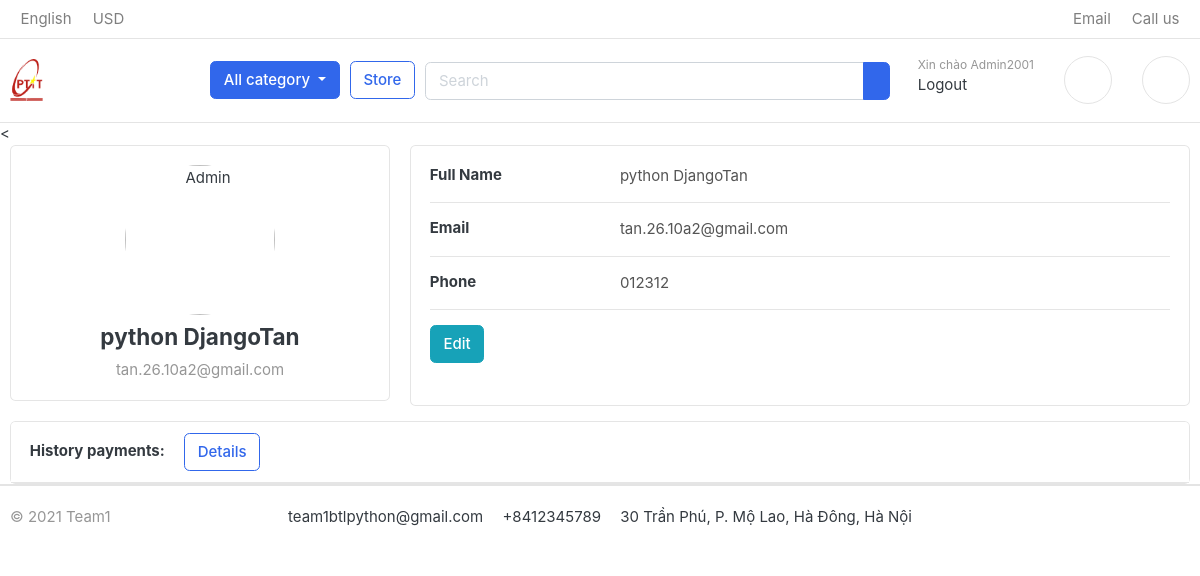
Screenshot of /account/profile/ (signed in) with the database file from the repository.
### store/models.py (models this page shows, shortened)
class Customer(models.Model):
    user = models.OneToOneField(User, null=True, blank=True, on_delete=models.CASCADE)
    first_name = models.CharField(max_length=50)
    last_name = models.CharField(max_length=50)
    email = models.CharField(max_length=200)
    phone = models.CharField(max_length=15)
    auth_token = models.CharField(max_length=100)
    is_verified = models.BooleanField(default=False)
    def getFullName(self):
        return "{0} {1}".format(self.first_name, self.last_name)

### account/views.py (the view)
# urls.py: path('profile/', my_profile ,name='profile'),
def my_profile(request):
    pro_cus = Customer.objects.filter(user=request.user).first()
    payment = Payment.objects.filter(user=request.user).order_by('-created_at')
    context = {
		'profile': pro_cus,
		'payment':payment,
	}
    return render(request, "dashboard.html", context)

### carts/context_processors.py (called while the page is built)
def counter(request):
    if 'admin' in request.path:
        return {}
    else:
        try:
            if request.user.is_authenticated:
                cart_items = CartItem.objects.filter(user=request.user)
            else:
                cart = Cart.objects.get(cart_id=_cart_id(request=request))
                cart_items = CartItem.objects.filter(cart=cart)
            cart_count = sum([cart_item.quantity for cart_item in cart_items])
        except Cart.DoesNotExist:
            cart_count = 0
    return dict(cart_count=cart_count)

### templates/dashboard.html (shortened to what this page needs)
{% extends 'base.html' %}
{% load static %}
{% block content %}
<<div class="container">
    <div class="main-body">
          <div class="row gutters-sm">
            <div class="col-md-4 mb-3">
              <div class="card ">
                <div class="card-body">
                  <div class="d-flex flex-column align-items-center text-center">
                    <img src="https://cdn3.iconfinder.com/data/icons/gradient-circle/36/1014-512.png" alt="Admin" class="rounded-circle" width="150">
                    <div class="mt-2">
                      <h4>{{profile.getFullName}}</h4>
                      <p class="text-muted font-size-sm">{{profile.email}}</p>
                    </div>
                  </div>
                </div>
              </div>
            </div>
            <div class="col-md-8">
              <div class="card mb-3 pb-4">
                <div class="card-body">
                  <div class="row">
                    <div class="col-sm-3">
                      <h6 class="mb-0">Full Name</h6>
                    </div>
                    <div class="col-sm-9 text-secondary">
                      {{profile.getFullName}}
                    </div>
                  </div>
                  <hr>
                  <div class="row">
                    <div class="col-sm-3">
                      <h6 class="mb-0">Email</h6>
                    </div>
                    <div class="col-sm-9 text-secondary">
                      {{profile.email}}
                    </div>
                  </div>
                  <hr>
                  <div class="row">
                    <div class="col-sm-3">
                      <h6 class="mb-0">Phone</h6>
                    </div>
                    <div class="col-sm-9 text-secondary">
                      {{profile.phone}}
                    </div>
                  </div>
                  <hr>
                  <div class="row">
                    <div class="col-sm-12">
                      <a class="btn btn-info " href="{% url 'profile_setting' %}">Edit</a>
                    </div>
                  </div>
                </div>
              </div>
            </div>
          </div>
        </div>
    </div>
 <main class="col ">
		<article class="card">
		<header class="card-header">
			<strong class="d-inline-block mr-3">History payments:</strong>
      <a href="{% url 'history_detail'  %}" class="btn btn-outline-primary">Details</a>
		</header>
		</article>
	</main>
{% endblock content %}

### templates/Components/navbar.html (shortened to what this page needs)
{% load static %}
<header class="section-header">
<nav class="navbar p-md-0 navbar-expand-sm navbar-light border-bottom">
<div class="container">
  <div class="collapse navbar-collapse" id="navbarTop4">
    <ul class="navbar-nav mr-auto">
    	<li class="nav-item dropdown">
		 	<a href="#" class="nav-link">English </a>
		</li>
		<li class="nav-item dropdown">
			<a href="#" class="nav-link"> USD </a>
		</li>
    </ul>
    <ul class="navbar-nav">
		<li><a href="{% url 'contact' %}" class="nav-link">  Email </a></li>
		<li><a href="{% url 'contact' %}" class="nav-link">  Call us </a></li>
	</ul>
  </div>
</div>
</nav>
<section class="header-main border-bottom">
	<div class="container">
<div class="row align-items-center">
	<div class="col-lg-2 col-md-3 col-6">
		<a href="{% url 'home' %}" class="brand-wrap">
			<img class="logo" src="{% static './images/logo1.png' %}" alt="Logo">
		</a>
	</div>
	<div class="col-lg col-sm col-md col-6 flex-grow-0">
		<div class="category-wrap dropdown d-inline-block float-right">
			<button type="button" class="btn btn-primary dropdown-toggle" data-toggle="dropdown">
				 All category
			</button>
		</div>
	</div>
	<a href="{% url 'store_page' %}" class="btn btn-outline-primary">Store</a>
	<div class="col-lg  col-md-6 col-sm-12 col">
		<form method="GET" action="/search" class="search">
			<div class="input-group w-100">
			    <input type="text"  name="q" class="form-control searchNav" style="width:60%;" placeholder="Search">
			    <div class="input-group-append">
			      <button class="btn btn-primary icon" type="submit">
			      </button>
			    </div>
		    </div>
		</form>
	</div>
	<div class="col-lg-3 col-sm-6 col-8 order-2 order-lg-3">
				<div class="d-flex justify-content-end mb-3 mb-lg-0">
					<div class="widget-header">
						<div>
							{%if  request.user.is_authenticated %}
								<small class="title text-muted">Xin chào {{request.user|title}}</small>
								<a href="{%url 'logout' %}">Logout</a>
							{%else%}
								<a href="{%url 'signin' %}">Sign in</a> <span class="dark-transp"> | </span>
								<a href="{%url 'register' %}"> Register</a>
							{%endif%}
						</div>
					</div>
					{%if  request.user.is_authenticated %}
						<a href="{%url 'profile' %}" class="widget-header pl-3 ml-3">
							<div class="icon icon-sm rounded-circle border"></div>
						</a>
						<a href="{%url 'cart' %}" class="widget-header pl-3 ml-3">
							<div class="icon icon-sm rounded-circle border"></div>
						</a>
					{%endif%}
				</div>
			</div>
</div>
	</div>
</section>
</header>

### static/css/ui.css (style rules this page uses)
html { font-family: "Inter", sans-serif; font-size: 15px; }
.icon-xs, .icon-sm, .icon-md, .icon-lg { display: inline-block; text-align: center; flex-shrink: 0; flex-grow: 0; }
.icon-sm { width: 48px; height: 48px; line-height: 48px !important; font-size: 20px; }
article:after, .form-group:after { display: block; clear: both; content: ""; }
p:last-child { margin-bottom: 0; }
.header-main { position: relative; padding-top: 1rem; padding-bottom: 1rem; }
.brand-wrap .logo, .navbar-brand .logo { margin-right: 7px; max-height: 42px; display: inline-block; }
.widget-header { display: inline-block; vertical-align: middle; position: relative; }
.widget-header a { color: #343a40; }
.widget-header .title { display: block; }

### static/css/cover.css (style rules this page uses)
.btn-primary.icon, .searchNav { position: relative; top: 8px; }

### rows the page displays
Customer: getFullName "python DjangoTan", email "tan.26.10a2@gmail.com", phone "012312"

### other values shown
{{ request.user|title }} "Admin2001"
